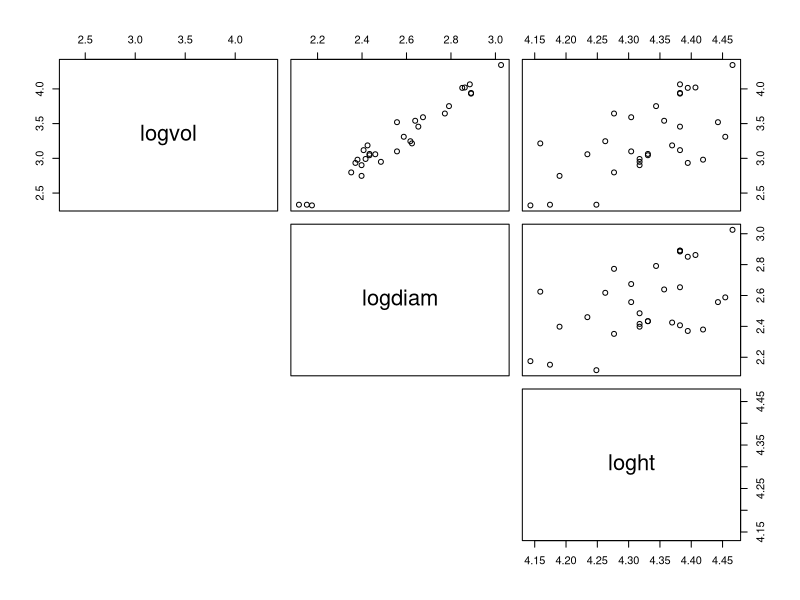
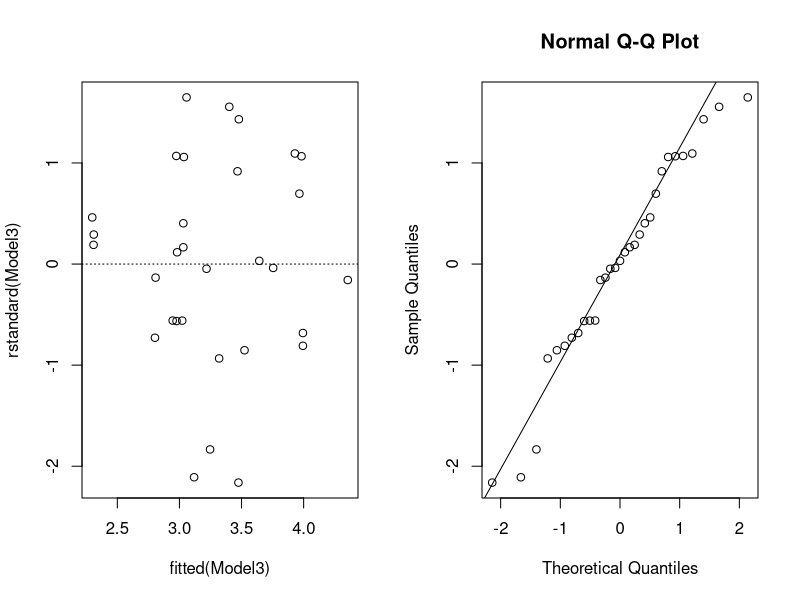

The R script that drew these images, in order:
## ---- chunk 1
trees1 <- read.csv("trees1.csv")
pairs(trees1, lower.panel = NULL)
## ---- chunk 2
Model3 <- lm(logvol ~ logdiam + loght, data = trees1)
## ---- chunk 3
par(mfrow=c(1,2))
plot(rstandard(Model3) ~ fitted(Model3))
abline(h=0, lty=3)
qqnorm(rstandard(Model3))
qqline(rstandard(Model3))
## ---- chunk 4
summary(Model3)
## ---- chunk 5
anova(Model3)
## ---- chunk 6
X <- model.matrix(~ logdiam + loght, data = trees1)
solve(t(X) %*% X)
## ---- chunk 7
sqrt(0.1855 / 28 * 0.8494646)
## ---- chunk 8
qt(p = 0.975, df = 28)
## ---- chunk 9
1.98265 + 2.048407 * 0.07501
1.98265 - 2.048407 * 0.07501
## ---- chunk 10
confint(Model3)
## ---- chunk 11
predframe <- data.frame(logdiam = 2.4, loght = 4.3)
predict(Model3, int = "c", newdata = predframe)
## ---- chunk 12
predict(Model3, int = "p", newdata = predframe)
